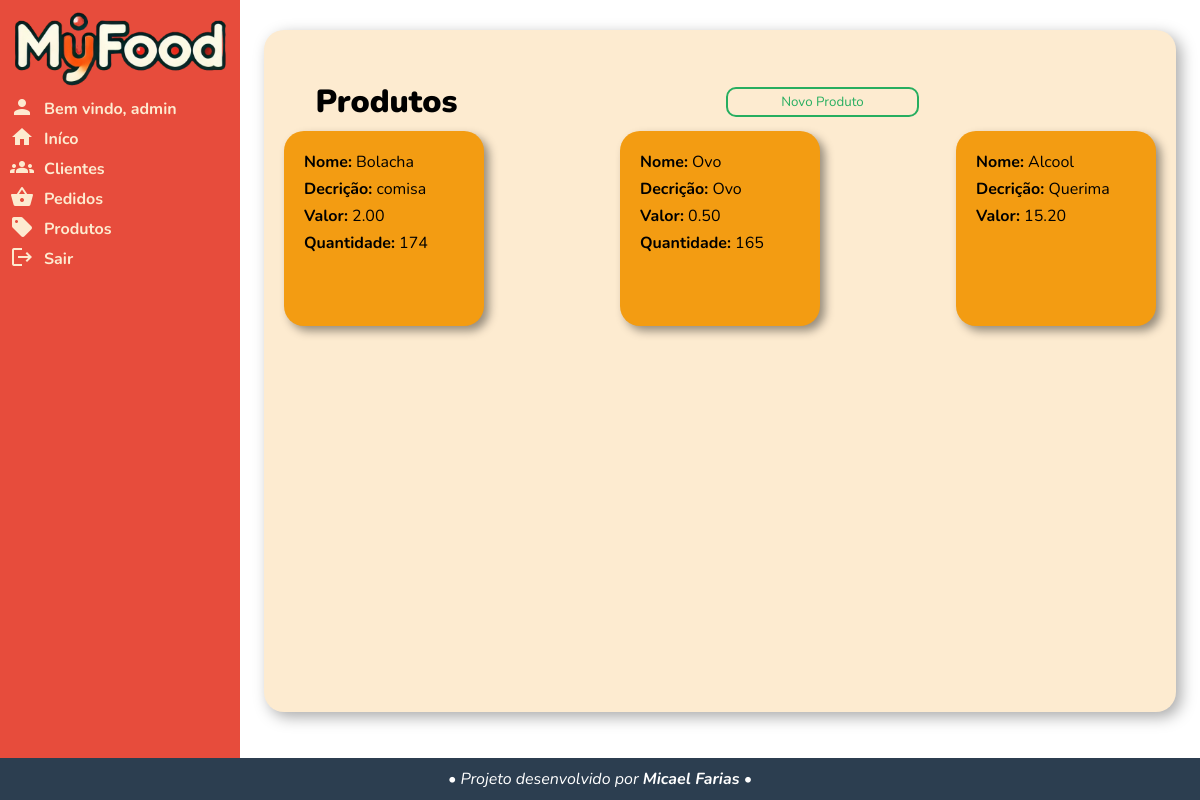
Page /produtos/ (signed in) on the committed database.
### app/models.py (models this page shows)
class Empresa(db.Model, UserMixin):
    id = db.Column(db.Integer, primary_key=True)
    data = db.Column(db.DateTime, default=datetime.now())
    user = db.Column(db.String, nullable=False, unique=True)
    senha = db.Column(db.String(100), nullable=False)
    nome = db.Column(db.String, nullable=False)
    razao_social = db.Column(db.String, nullable=False)
    cnpj = db.Column(db.String(14), nullable=False)
    email = db.Column(db.String, nullable=False)
    telefone = db.Column(db.String, nullable=False)
    endereco = db.Column(db.JSON, nullable=False)  # Usando JSON para armazenar o endereço como lista
    produtos = db.relationship('Produtos', backref='empresa', lazy=True)
    pedidos = db.relationship('Pedido', backref='empresa', lazy=True)
    clientes = db.relationship('Cliente', backref='empresa', lazy=True)

class Produtos(db.Model):
    id = db.Column(db.Integer, primary_key=True)
    nome = db.Column(db.String, nullable=False)
    descricao = db.Column(db.String, nullable=False)
    valor = db.Column(db.Numeric(10, 2), nullable=False)
    quantidade = db.Column(db.Integer, nullable=True)
    empresa_id = db.Column(db.Integer, db.ForeignKey('empresa.id'), nullable=False)

### app/views.py (the view)
@app.route('/produtos/')
@login_required
def produtos():
    produtos = Produtos.query.filter_by(empresa_id=current_user.id).all()
    return render_template('produtos.html', produtos=produtos)

### app/models.py (called while the page is built)
@login_manager.user_loader
def load_user(user_id):
    return Empresa.query.get(user_id)

### app/templates/produtos.html (shortened to what this page needs)
{% extends "base.html" %} {% block main %}
<div class="conteiner">
  <h1 class="div-col-1">Produtos</h1>
  <a href="{{ url_for('novo_produto') }}"
  class="div-col-3"><input  id="submit" value="Novo Produto" /></a>
  <div class="conteiner-produtos div-col-1 span-4 mt-15">
      {% for produto in produtos %}
      <div class="produto">
        <p><strong>Nome:</strong> {{ produto.nome }}</p>
        <p><strong>Decrição:</strong> {{ produto.descricao }}</p>
        <p><strong>Valor:</strong> {{ produto.valor }}</p>
        {% if produto.quantidade != none %}
        <p><strong>Quantidade:</strong> {{ produto.quantidade }}</p>
        {% endif %}
      </div>
      {% endfor %}
  </div>
</div>
{% endblock %}

### app/templates/base.html (shortened to what this page needs)
<!DOCTYPE html>
<html lang="pt-br">
  <head>
    <link
      rel="stylesheet"
      href="{{ url_for('static', filename='css/style.css') }}"
    />
  <body>
    <header>
      <div class="conteiner">
        <a href="{{ url_for('index') }}">
          <div class="logo"></div>
        </a>
        <nav>
          <ul>
            {% if current_user.is_authenticated %}
            <li>
              <a href=""
                ><i class="material-icons icon">person</i
                ><span id="link">Bem vindo, {{ current_user.user }}</span></a
              >
            </li>
            {% endif %}  {% if current_user.is_authenticated %}
            <li>
              <a href="{{ url_for('index') }}"
                ><i class="material-icons icon">home</i
                ><span id="link">Iníco</span></a
              >
            </li>
            <li>
              <a href="{{ url_for('clientes') }}">
                <i class="material-icons icon">groups</i
                ><span id="link">Clientes</span></a
              >
            </li>
            <li>
              <a href="{{ url_for('pedidos') }}">
                <i class="material-icons icon">shopping_basket</i
                ><span id="link">Pedidos</span></a
              >
            </li>
            <li>
              <a href="{{ url_for('produtos') }}">
                <i class="material-icons icon">sell</i
                ><span id="link">Produtos</span></a
              >
            </li>
            <li>
              <a href="{{ url_for('logout') }}">
                <i class="material-icons icon">logout</i
                ><span id="link">Sair</span></a
              >
            </li>
            {% endif %}
          </ul>
        </nav>
      </div>
    </header>
    <main>
      {% block main %}{% endblock %}
    </main>
    <footer>
      <div class="conteiner">
        <p>• Projeto desenvolvido por <strong>Micael Farias</strong> •</p>
      </div>
    </footer>
  </body>
</html>

### app/static/css/style.css (style rules this page uses)
* { padding: 0; margin: 0; font-family: Nunito, Arial, Helvetica, sans-serif; box-sizing: border-box; }
:root { --span: 1; --vermelho: #e74c3c; --laranja: #f39c12; --verde: #27ae60; --creme: #fdebd0; --cinza: #2c3e50; --preto: #000000; --branco: #ffffff; }
html { height: 100vh; }
body { height: 100vh; display: grid; background: var(--creme); grid-template-columns: auto 1fr; grid-template-rows: 1fr auto; }
.icon { position: relative; top: 5px; padding-right: 10px; color: var(--creme); }
header { position: relative; z-index: 1; background: var(--vermelho); }
header > .conteiner { padding: 10px; width: 5ch; height: 100%; overflow: hidden; transition: all 0.5s; }
header > .conteiner > nav > ul { list-style: none; color: var(--creme); font-weight: bolder; }
header > .conteiner > nav > ul > li { display: block; position: relative; white-space: nowrap; }
header > .conteiner > a > div.logo { height: 80px; background-image: url(../img/logo-pq.png); background-size: 100% auto; background-repeat: no-repeat; background-position: center center; }
header > .conteiner > nav > ul > li > a { text-decoration: none; color: var(--creme); }
header > .conteiner > nav > ul > li > a > span { display: none; }
main { display: grid; justify-items: center; align-items: center; background: var(--branco); }
main > .conteiner { display: grid; align-content: start; align-self: start; align-items: center; justify-items: center; background: var(--creme); width: 95%; min-height: 90%; padding: 20px; padding-top: 50px; margin-block: 30px; border-radius: 20px; box-shadow: 5px 5px 15px #00000056; }
a { text-decoration: none; }
main .conteiner > h1 { font-weight: 900; }
main .conteiner input, main .conteiner select { display: block; width: 100%; height: 30px; position: relative; background: var(--creme); border: 2px solid var(--vermelho); border-radius: 10px; padding-left: 10px; }
main .conteiner input:focus, main .conteiner input:valid, main .conteiner select:focus, main .conteiner select:valid { border: 2px solid var(--verde); outline: none; }
.div-col-1 { grid-column: 1 / span var(--span); }
.div-col-3 { grid-column: 3 / span var(--span); }
.span-4 { --span: 4; }
.mt-15 { margin-top: 15px; }
#submit { padding: 0; text-align: center; padding-inline: 10px; color: var(--verde); cursor: pointer; }
.conteiner-produtos { display: flex; flex-flow: row wrap; gap: 10px; width: 100%; justify-content: space-between; height: 100%; }
.produto { min-height: 180px; padding: 20px; border-radius: 20px; background: var(--laranja); width: 200px; box-shadow: 5px 5px 10px rgba(0, 0, 0, 0.404); }
.produto > p { margin-bottom: 5px; }
footer { position: relative; z-index: 1; text-align: center; font-style: italic; padding-block: 10px; background: var(--cinza); grid-column: span 2; color: var(--branco); }

### rows in the picture
Empresa: user "admin"
Produtos: nome "Bolacha", descricao "comisa", valor "2.00", quantidade "174"
Produtos: nome "Ovo", descricao "Ovo", valor "0.50", quantidade "165"
Produtos: nome "Alcool", descricao "Querima", valor "15.20"
